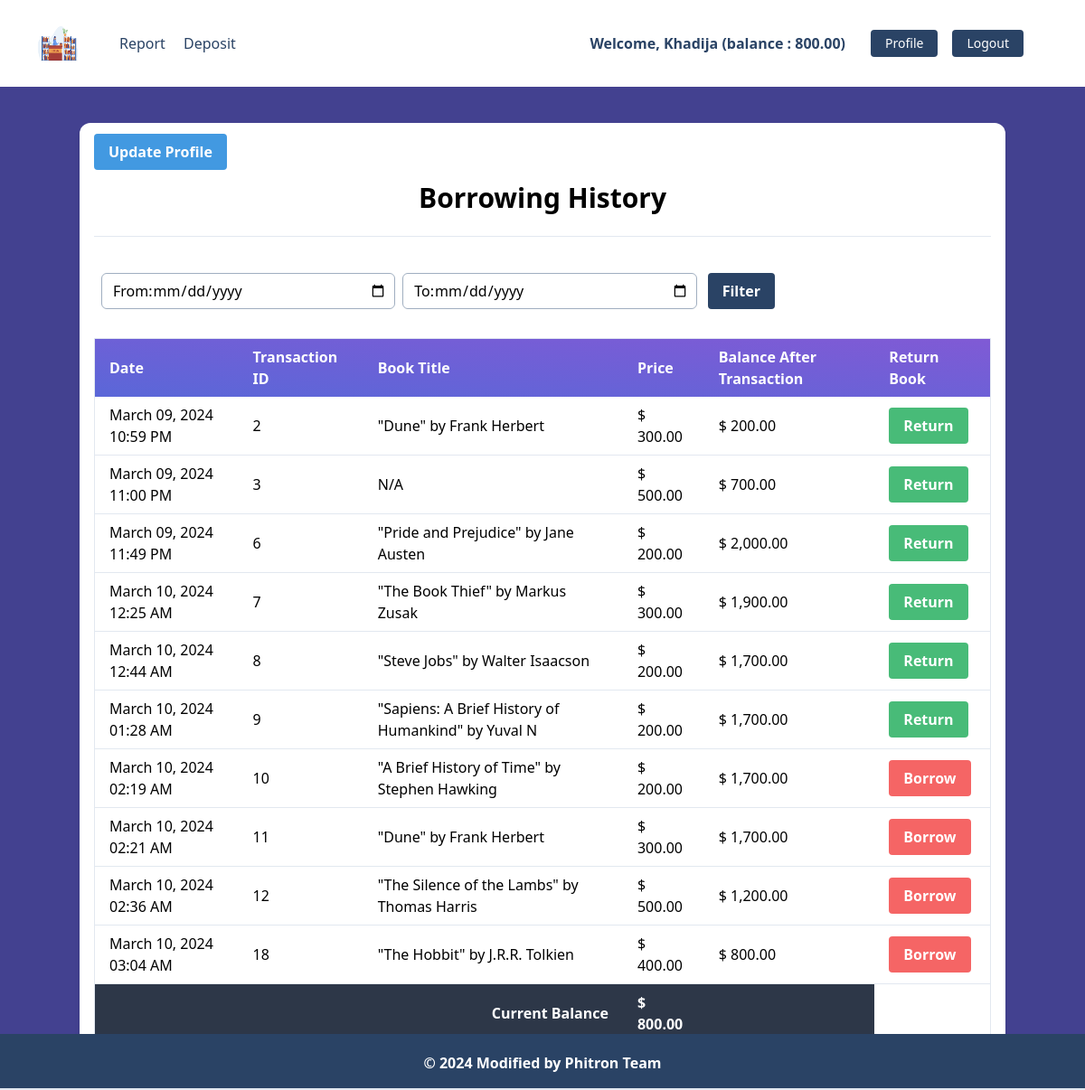
/accounts/profile/ (signed in), run on the app's committed database.
### user_accounts/models.py (models this page shows, shortened)
class UserAccount(models.Model):
    user = models.OneToOneField(User, related_name='account', on_delete=models.CASCADE)
    account_no = models.IntegerField(default=100000,unique=True) # account no duijon user er kokhono same hobe na
    street_address = models.CharField(max_length=100)
    gender = models.CharField(max_length=10, choices=GENDER_TYPE)
    city = models.CharField(max_length= 100)
    postal_code = models.IntegerField()
    country = models.CharField(max_length=100)
    balance = models.DecimalField(default=0, max_digits=12, decimal_places=2)
    birth_date = models.DateField(null=True, blank=True)
    initial_borrowing_date = models.DateField(auto_now_add=True)
    phone_num = models.CharField(max_length=15)

### Library/models.py (models this page shows, shortened)
class Transaction(models.Model):
    account = models.ForeignKey(UserAccount, related_name = 'transactions', on_delete = models.CASCADE) # ekjon user er multiple transactions hote pare
    book = models.ForeignKey(Book, on_delete=models.CASCADE, null=True, blank=True)
    amount = models.DecimalField(decimal_places=2, max_digits = 12)
    balance_after_transaction = models.DecimalField(decimal_places=2, max_digits = 12)
    transaction_type = models.IntegerField(choices=TRANSACTION_TYPE, null = True)
    timestamp = models.DateTimeField(auto_now_add=True)
    paid = models.BooleanField(default=False)
    borrowing_date = models.DateTimeField(null=True, blank=True)
    class Meta:
        ordering = ['timestamp']  #sort korbe timestamp onujayi

class Book(models.Model):
    category = models.ManyToManyField(Category) # ekta post multiple categorir moddhe thakte pare abar ekta categorir moddhe multiple post thakte pare
    title = models.CharField(max_length=50)
    description= models.TextField()
    category = models.ManyToManyField(Category) # ekta post multiple categorir moddhe thakte pare abar ekta categorir moddhe multiple post thakte pare
    borrowing_price= models.DecimalField(max_digits=10, decimal_places=2)
    image=models.ImageField(upload_to='Library/media/uploads/',blank=True,null=True)
    borrow_book = models.BooleanField(default=False)

### Library/views.py (the view)
# urls.py: path('profile/',TransactionReportView.as_view(), name='profile' ),
class TransactionReportView(LoginRequiredMixin, ListView):
    template_name = 'profile.html'
    model = Transaction
    balance = 0 # filter korar pore ba age amar total balance ke show korbe
    def get_queryset(self):
        queryset = super().get_queryset().filter(
            account=self.request.user.account
        )
        start_date_str = self.request.GET.get('start_date')
        end_date_str = self.request.GET.get('end_date')
        if start_date_str and end_date_str:
            start_date = datetime.strptime(start_date_str, '%Y-%m-%d').date()
            end_date = datetime.strptime(end_date_str, '%Y-%m-%d').date()
            queryset = queryset.filter(timestamp__date__gte=start_date, timestamp__date__lte=end_date)
            self.balance = Transaction.objects.filter(
                timestamp__date__gte=start_date, timestamp__date__lte=end_date
            ).aggregate(Sum('amount'))['amount__sum']
        else:
            self.balance = self.request.user.account.balance
        queryset = queryset.select_related('book')
        return queryset.distinct() # unique queryset hote hobe
    def get_context_data(self, **kwargs):
        context = super().get_context_data(**kwargs)
        context.update({
            'account': self.request.user.account,
            'borrowing_history': context['object_list'],  # Rename 'transactions' to 'borrowing_history'
        })
        return context

### user_accounts/templates/profile.html (shortened to what this page needs)
{% extends 'base.html' %}
 {% load static %}
{% load humanize %}
{% block content %}
<div class="my-10 py-3 px-4 bg-white rounded-xl shadow-md">
    <form action="{% url 'update_profile' %}" method="post">
        <button class="bg-blue-500 hover:bg-blue-700 text-white font-bold py-2 px-4 rounded focus:outline-none focus:shadow-outline" type="submit">Update Profile</button>
    </form>
  <h1 class="font-bold text-3xl text-center pb-5 pt-2">Borrowing History</h1>
  <hr />
  <form method="get" action="{% url 'profile'%}">
    <div class="flex justify-center">
      <div
        class="mt-10 pl-3 pr-2 bg-white border rounded-md border-gray-500 flex justify-between items-center relative w-4/12 mx-2"
      >
        <label for="start_date">From:</label>
        <input
          class="appearance-none w-full outline-none focus:outline-none active:outline-none"
          type="date"
          id="start_date"
          name="start_date"
        />
      </div>
      <div
        class="mt-10 pl-3 pr-2 bg-white border rounded-md border-gray-500 flex justify-between items-center relative w-4/12"
      >
        <label for="end_date">To:</label>
        <input
          class="appearance-none w-full outline-none focus:outline-none active:outline-none"
          type="date"
          id="end_date"
          name="end_date"
        />
      </div>
      <div class="mt-10 pl-3 pr-2 flex justify-between items-center relative w-4/12">
        <button
          class="bg-blue-900 hover:bg-blue-700 text-white font-bold py-2 px-4 rounded focus:outline-none focus:shadow-outline"
          type="submit"
        >
          Filter
        </button>
      </div>
    </div>
  </form>
  <table class="table-auto mx-auto w-full px-5 rounded-xl mt-8 border dark:border-neutral-500">
    <thead class="bg-purple-900 text-white text-left">
        <tr class="bg-gradient-to-tr from-indigo-600 to-purple-600 rounded-md py-2 px-4 text-white font-bold">
            <th class="px-4 py-2">Date</th>
            <th class="px-4 py-2">Transaction ID</th>
            <th class="px-4 py-2">Book Title</th>
            <th class="px-4 py-2">Price</th>
            <th class="px-4 py-2">Balance After Transaction</th>
            <th class="px-4 py-2">Return Book</th>
        </tr>
    </thead>
    <tbody>
        {% for transaction in borrowing_history %}
            <tr class="border-b dark:border-neutral-500">
                <td class="px-4 py-2">
                    {{ transaction.timestamp|date:"F d, Y h:i A" }}
                </td>
                <td class="px-4 py-2">
                    {{ transaction.id }}
                </td>
                <td class="px-4 py-2">
                    {% if transaction.book %}
                        {{ transaction.book.title }}
                    {% else %}
                        N/A
                    {% endif %}
                </td>
                <td class="px-4 py-2">
                    $ {{ transaction.amount|floatformat:2|intcomma }}
                </td>
                <td class="px-4 py-2">
                    $ {{ transaction.balance_after_transaction|floatformat:2|intcomma }}
                </td>
                <td class="px-4 py-2">
                    {% if  not transaction.paid %}
                    <form method="post" action="{% url 'return_book' transaction.id %}">
                        <button type="submit" class="bg-red-500 hover:bg-red-700 text-white font-bold py-2 px-4 rounded focus:outline-none focus:shadow-outline">
                            Borrow
                        </button>
                    </form>
                    {% else %}
                    <button type="submit" class="bg-green-500 hover:bg-green-700 text-white font-bold py-2 px-4 rounded focus:outline-none focus:shadow-outline">
                        Return
                    </button>
              {% endif %}
                </td>
            </tr>
        {% endfor %}
        <tr class="bg-gray-800 text-white">
            <th class="px-4 py-2 text-right" colspan="3">Current Balance</th>
            <th class="px-4 py-2 text-left">
                $ {{ account.balance|floatformat:2|intcomma }}
            </th>
            <th class="px-4 py-2"></th>
        </tr>
    </tbody>
</table>
</div>
{% endblock %}

### core/templates/navbar.html (shortened to what this page needs)
{% load static %}
<nav class="flex items-center justify-between flex-wrap bg-white p-6 px-10">
    <div class="flex items-center flex-shrink-0 text-white mr-6">
        <a href="/">
            <img src="{% static 'img/logo3.png'%}" alt="Logo" class="h-12 w-12">
        </a>
    </div>
    <div class="w-full block flex-grow lg:flex lg:items-center lg:w-auto px-5">
      {% if request.user.is_authenticated %}
      <div class="text-md lg:flex-grow">
        <a
          href="{% url 'profile'%}"
          class="block mt-4 lg:inline-block lg:mt-0 text-blue-900 hover:text-red-900 hover:font-black mr-4"
        >
          Report
        </a>
        <a
          href="{% url 'deposit_money'  %}"
          class="block mt-4 lg:inline-block lg:mt-0 text-blue-900 hover:text-red-900 hover:font-black mr-4"
        >
          Deposit
        </a>
      </div>
      <div class="flex w-auto">
        <div class="text-blue-900 my-auto font-black px-5">
          Welcome, {{ request.user.first_name }} (balance :
          {{request.user.account.balance}})
        </div>
        <a
          href="{% url 'profile' %}"
          class="mx-2 inline-block font-medium text-sm px-4 py-2 leading-none bg-blue-900 rounded text-white border-white hover:border-transparent hover:text-dark hover:bg-red-700 mt-4 lg:mt-0"
          >Profile</a
        >
        <form action="{% url 'logout' %}" method="post">
          <button
            type="submit"
            class="mx-2 inline-block font-medium text-sm px-4 py-2 leading-none bg-blue-900 rounded text-white border-white hover:border-transparent hover:text-dark hover:bg-red-700 mt-4 lg:mt-0"
          >
            Logout
          </button>
        </form>
      </div>
      {% endif %}
    </div>
  </nav>

### data on the page
Transaction: paid "Return"
Transaction: shows "N/A", paid "Return"
Transaction: paid "Return"
Transaction: paid "Return"
Transaction: paid "Return"
Transaction: paid "Return"
UserAccount: balance "800.00"

### other printed values
{{ request.user.first_name }} "Khadija"
{{ request.user.account.balance }} "800.00"
